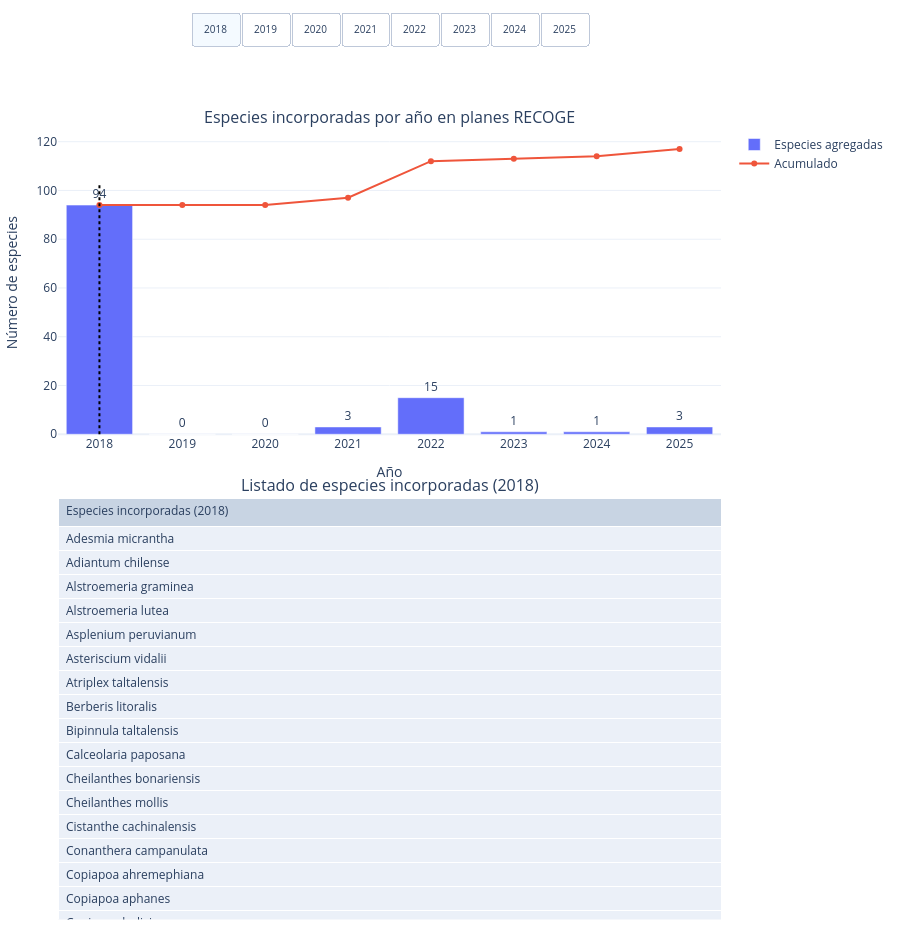

Notebook source saved alongside this figure:
### Code cell
import pandas as pd
import plotly.graph_objects as go
from plotly.subplots import make_subplots

# =========================================
# Datos ya construidos como en tu script
# df_base, resumen, anios
# =========================================

# número máximo de filas para homogenizar tablas
max_rows = max(
    max(len(x) for x in resumen["Especies"]),
    1
)

def tabla_especies(anio):
    especies = (
        resumen.loc[
            resumen["Año"]==anio,
            "Especies"
        ].iloc[0]
    )

    especies = sorted(especies)

    # rellenar para mismo largo
    especies = especies + [""]*(max_rows-len(especies))

    return especies


# =========================================
# Figura
# =========================================
fig = make_subplots(
    rows=2,
    cols=1,
    specs=[
      [{"type":"xy"}],
      [{"type":"table"}]
    ],
    row_heights=[0.42,0.58],
    vertical_spacing=0.08,
    subplot_titles=(
      "Especies incorporadas por año en planes RECOGE",
      f"Listado de especies incorporadas ({anios[0]})"
    )
)

# -----------------------------------------
# Panel superior
# -----------------------------------------
fig.add_trace(
    go.Bar(
        x=resumen["Año"],
        y=resumen["n_especies_agregadas"],
        text=resumen["n_especies_agregadas"],
        textposition="outside",
        name="Especies agregadas",
        hovertemplate=
        "<b>Año:</b> %{x}<br>"+
        "<b>Especies:</b> %{y}<extra></extra>"
    ),
    row=1,col=1
)

fig.add_trace(
    go.Scatter(
        x=resumen["Año"],
        y=resumen["acumulado"],
        mode="lines+markers",
        name="Acumulado",
        hovertemplate=
        "<b>Año:</b> %{x}<br>"+
        "<b>Acumulado:</b> %{y}<extra></extra>"
    ),
    row=1,col=1
)

# -----------------------------------------
# Tabla por año
# -----------------------------------------
for i,anio in enumerate(anios):

    especies = tabla_especies(anio)

    fig.add_trace(
        go.Table(
            visible=(i==0),
            header=dict(
                values=[
                    f"Especies incorporadas ({anio})"
                ],
                align="left"
            ),
            cells=dict(
                values=[especies],
                align="left",
                height=24
            )
        ),
        row=2,col=1
    )

# =========================================
# Botones
# =========================================
n_static=2
botones=[]

for i,anio in enumerate(anios):

    visibles=(
      [True]*n_static +
      [False]*len(anios)
    )

    visibles[n_static+i]=True

    n_sp=int(
      resumen.loc[
       resumen["Año"]==anio,
       "n_especies_agregadas"
      ].iloc[0]
    )

    botones.append(
      dict(
       label=str(anio),
       method="update",
       args=[
        {"visible":visibles},
        {
        #  "annotations":[
        #   dict(
        #    x=0,
        #    y=0.50,
        #    xref="paper",
        #    yref="paper",
        #    text=
        #    f"Especies incorporadas en {anio}: {n_sp}",
        #    showarrow=False,
        #    xanchor="left"
        #   )
        #  ],
         "shapes":[
          dict(
           type="line",
           x0=anio,
           x1=anio,
           y0=0,
           y1=max(
             resumen["n_especies_agregadas"]
           )*1.1,
           xref="x1",
           yref="y1",
           line=dict(
            color="black",
            dash="dot",
            width=2
           )
          )
         ]
        }
       ]
      )
    )

# =========================================
# Layout
# =========================================
anio0=anios[0]
n0=int(
 resumen.loc[
  resumen["Año"]==anio0,
  "n_especies_agregadas"
 ].iloc[0]
)

fig.update_layout(
    template="plotly_white",
    autosize=True,
    height=950,
    margin=dict(
      l=30,r=20,t=110,b=30
    ),
    hovermode="x unified",

    xaxis=dict(
      title="Año",
      tickmode="array",
      tickvals=anios
    ),

    yaxis=dict(
      title="Número de especies"
    ),

    updatemenus=[
      dict(
       type="buttons",
       direction="right",
       x=0.5,
       y=1.15,
       xanchor="center",
       showactive=True,
       font=dict(size=10),
       buttons=botones
      )
    ],

    # annotations=[
    #   dict(
    #    x=0,
    #    y=0.50,
    #    xref="paper",
    #    yref="paper",
    #    showarrow=False,
    #    xanchor="left"
    #   )
    # ],

    shapes=[
      dict(
       type="line",
       x0=anio0,
       x1=anio0,
       y0=0,
       y1=max(
         resumen["n_especies_agregadas"]
       )*1.1,
       xref="x1",
       yref="y1",
       line=dict(
         color="black",
         dash="dot",
         width=2
       )
      )
    ]
)

fig.show(config={"responsive":True})

### Figure 1 — Plotly figure (JSON) as saved in the notebook; plotly's stock layout.template omitted (floating-point values rounded to 4 significant figures)
{"data": [{"hovertemplate": "<b>Año:</b> %{x}<br><b>Especies:</b> %{y}<extra></extra>", "name": "Especies agregadas", "text": [94.0, 0.0, 0.0, 3.0, 15.0, 1.0, 1.0, 3.0], "textposition": "outside", "type": "bar", "x": [2018, 2019, 2020, 2021, 2022, 2023, 2024, 2025], "xaxis": "x", "y": [94, 0, 0, 3, 15, 1, 1, 3], "yaxis": "y"}, {"hovertemplate": "<b>Año:</b> %{x}<br><b>Acumulado:</b> %{y}<extra></extra>", "mode": "lines+markers", "name": "Acumulado", "type": "scatter", "x": [2018, 2019, 2020, 2021, 2022, 2023, 2024, 2025], "xaxis": "x", "y": [94, 94, 94, 97, 112, 113, 114, 117], "yaxis": "y"}, {"cells": {"align": "left", "height": 24, "values": [["Adesmia micrantha", "Adiantum chilense", "Alstroemeria graminea", "Alstroemeria lutea", "Asplenium peruvianum", "Asteriscium vidalii", "Atriplex taltalensis", "Berberis litoralis", "Bipinnula taltalensis", "Calceolaria paposana", "Cheilanthes bonariensis", "Cheilanthes mollis", "Cistanthe cachinalensis", "Conanthera campanulata", "Copiapoa ahremephiana", "Copiapoa aphanes", "Copiapoa boliviana", "Copiapoa cinerascens", "Copiapoa cinerea", "Copiapoa grandiflora", "Copiapoa humilis", "Copiapoa hypogaea", "Copiapoa krainziana", "Copiapoa laui", "Copiapoa longistaminea", "Copiapoa marginata", "Copiapoa montana", "Copiapoa rupestris", "Copiapoa serpentisulcata", "Copiapoa solaris", "Copiapoa taltalensis", "Croton chilensis", "Cumulopuntia sphaerica", "Cylindropuntia tunicata", "Cystopteris apiiformes (antes Cystopteris fragilis)", "Dalea azurea", "Deuterocohnia chrysantha", "Dicliptera paposana", "Echinopsis glauca", "Equisetum giganteum", "Eriosyce esmeraldana", "Eriosyce heinrichiana", "Eriosyce laui", "Eriosyce megacarpa", "Eriosyce occulta", "Eriosyce recondita", "Eriosyce rodentiophila", "Eulychnia aricensis", "Eulychnia breviflora", "Eulychnia iquiquensis", "Eulychnia morromorenoensis", "Eulychnia saint-pieana", "Griselinia carlomunozi", "Gutierrezia taltalensis", "Gypothamnium pinifolium", "Haageocereus australis", "Heliotropium taltalense", "Islaya iquiquensis", "Islaya islayensis", "Krameria cistoidea", "Lycium boerhaviaefolia", "Malesherbia tocopillana", "Monttea chilensis", "Myrcianthes coquimbensis", "Neoporteria occulta", "Nolana balsamiflua", "Nolana stenophylla", "Nothofagus alessandrii", "Oxalis caesia", "Oxyphyllum ulicinum", "Palaua concinna", "Pleopeltis macrocarpa", "Polypodium masafuerae (antes Pleopeltis masafuera)", "Prosopis alba", "Prosopis chilensis", "Prosopis tamarugo", "Puya boliviensis", "Pyrrhocactus eriosyzoides", "Pyrrhocactus paucicostatus (antes Neoporteria paucicostata)", "Pyrrhocactus taltalensis", "Rhodophiala laeta", "Rhodophiala pratensis", "Salvia tubiflora", "Senna paposana", "Suaeda multiflora", "Synammia espinosae", "Thelocephala odieri", "Tigridia philippiana", "Tillandsia geissei", "Tillandsia marconae", "Tillandsia tragophoba", "Trismeria trifoliata", "Tropaeolum beuthii", "Viola johnstonii"]]}, "domain": {"x": [0, 1], "y": [0, 0.5336]}, "header": {"align": "left", "values": ["Especies incorporadas (2018)"]}, "type": "table", "visible": true}, {"cells": {"align": "left", "height": 24, "values": [["", "", "", "", "", "", "", "", "", "", "", "", "", "", "", "", "", "", "", "", "", "", "", "", "", "", "", "", "", "", "", "", "", "", "", "", "", "", "", "", "", "", "", "", "", "", "", "", "", "", "", "", "", "", "", "", "", "", "", "", "", "", "", "", "", "", "", "", "", "", "", "", "", "", "", "", "", "", "", "", "", "", "", "", "", "", "", "", "", "", "", "", "", ""]]}, "domain": {"x": [0, 1], "y": [0, 0.5336]}, "header": {"align": "left", "values": ["Especies incorporadas (2019)"]}, "type": "table", "visible": false}, {"cells": {"align": "left", "height": 24, "values": [["", "", "", "", "", "", "", "", "", "", "", "", "", "", "", "", "", "", "", "", "", "", "", "", "", "", "", "", "", "", "", "", "", "", "", "", "", "", "", "", "", "", "", "", "", "", "", "", "", "", "", "", "", "", "", "", "", "", "", "", "", "", "", "", "", "", "", "", "", "", "", "", "", "", "", "", "", "", "", "", "", "", "", "", "", "", "", "", "", "", "", "", "", ""]]}, "domain": {"x": [0, 1], "y": [0, 0.5336]}, "header": {"align": "left", "values": ["Especies incorporadas (2020)"]}, "type": "table", "visible": false}, {"cells": {"align": "left", "height": 24, "values": [["Chinchilla chinchilla (Lichtenstein, 1829)", "Chloephaga rubidiceps", "Leontochir ovallei", "", "", "", "", "", "", "", "", "", "", "", "", "", "", "", "", "", "", "", "", "", "", "", "", "", "", "", "", "", "", "", "", "", "", "", "", "", "", "", "", "", "", "", "", "", "", "", "", "", "", "", "", "", "", "", "", "", "", "", "", "", "", "", "", "", "", "", "", "", "", "", "", "", "", "", "", "", "", "", "", "", "", "", "", "", "", "", "", "", "", ""]]}, "domain": {"x": [0, 1], "y": [0, 0.5336]}, "header": {"align": "left", "values": ["Especies incorporadas (2021)"]}, "type": "table", "visible": false}, {"cells": {"align": "left", "height": 24, "values": [["Anairetes fernandezianus", "Aphrastura masafuerae", "Ardenna creatopus", "Cinclodes oustaleti baeckstroemii", "Eulidia yarrellii", "Falco sparverius fernandensis", "Geranoaetus", "Hippocamelus bisulcus (Molina 1782)", "Hydrobates hornbyi", "Hydrobates markhami", "Oceanites gracilis", "Pristidactylus alvaroi", "Pristidactylus valeriae", "Pristidactylus volcanensis", "Sephanoides fernandensis", "", "", "", "", "", "", "", "", "", "", "", "", "", "", "", "", "", "", "", "", "", "", "", "", "", "", "", "", "", "", "", "", "", "", "", "", "", "", "", "", "", "", "", "", "", "", "", "", "", "", "", "", "", "", "", "", "", "", "", "", "", "", "", "", "", "", "", "", "", "", "", "", "", "", "", "", "", "", ""]]}, "domain": {"x": [0, 1], "y": [0, 0.5336]}, "header": {"align": "left", "values": ["Especies incorporadas (2022)"]}, "type": "table", "visible": false}, {"cells": {"align": "left", "height": 24, "values": [["Gomortega keule", "", "", "", "", "", "", "", "", "", "", "", "", "", "", "", "", "", "", "", "", "", "", "", "", "", "", "", "", "", "", "", "", "", "", "", "", "", "", "", "", "", "", "", "", "", "", "", "", "", "", "", "", "", "", "", "", "", "", "", "", "", "", "", "", "", "", "", "", "", "", "", "", "", "", "", "", "", "", "", "", "", "", "", "", "", "", "", "", "", "", "", "", ""]]}, "domain": {"x": [0, 1], "y": [0, 0.5336]}, "header": {"align": "left", "values": ["Especies incorporadas (2023)"]}, "type": "table", "visible": false}, {"cells": {"align": "left", "height": 24, "values": [["Spheniscus humboldti", "", "", "", "", "", "", "", "", "", "", "", "", "", "", "", "", "", "", "", "", "", "", "", "", "", "", "", "", "", "", "", "", "", "", "", "", "", "", "", "", "", "", "", "", "", "", "", "", "", "", "", "", "", "", "", "", "", "", "", "", "", "", "", "", "", "", "", "", "", "", "", "", "", "", "", "", "", "", "", "", "", "", "", "", "", "", "", "", "", "", "", "", ""]]}, "domain": {"x": [0, 1], "y": [0, 0.5336]}, "header": {"align": "left", "values": ["Especies incorporadas (2024)"]}, "type": "table", "visible": false}, {"cells": {"align": "left", "height": 24, "values": [["Lontra provocax", "Lycalopex fulvipes", "Sternula lorata", "", "", "", "", "", "", "", "", "", "", "", "", "", "", "", "", "", "", "", "", "", "", "", "", "", "", "", "", "", "", "", "", "", "", "", "", "", "", "", "", "", "", "", "", "", "", "", "", "", "", "", "", "", "", "", "", "", "", "", "", "", "", "", "", "", "", "", "", "", "", "", "", "", "", "", "", "", "", "", "", "", "", "", "", "", "", "", "", "", "", ""]]}, "domain": {"x": [0, 1], "y": [0, 0.5336]}, "header": {"align": "left", "values": ["Especies incorporadas (2025)"]}, "type": "table", "visible": false}], "layout": {"annotations": [{"font": {"size": 16}, "showarrow": false, "text": "Especies incorporadas por año en planes RECOGE", "x": 0.5, "xanchor": "center", "xref": "paper", "y": 1, "yanchor": "bottom", "yref": "paper"}, {"font": {"size": 16}, "showarrow": false, "text": "Listado de especies incorporadas (2018)", "x": 0.5, "xanchor": "center", "xref": "paper", "y": 0.5336, "yanchor": "bottom", "yref": "paper"}], "autosize": true, "height": 950, "hovermode": "x unified", "margin": {"b": 30, "l": 30, "r": 20, "t": 110}, "shapes": [{"line": {"color": "black", "dash": "dot", "width": 2}, "type": "line", "x0": 2018, "x1": 2018, "xref": "x", "y0": 0, "y1": 103.4, "yref": "y"}], "updatemenus": [{"buttons": [{"args": [{"visible": [true, true, true, false, false, false, false, false, false, false]}, {"shapes": [{"line": {"color": "black", "dash": "dot", "width": 2}, "type": "line", "x0": 2018, "x1": 2018, "xref": "x1", "y0": 0, "y1": 103.4, "yref": "y1"}]}], "label": "2018", "method": "update"}, {"args": [{"visible": [true, true, false, true, false, false, false, false, false, false]}, {"shapes": [{"line": {"color": "black", "dash": "dot", "width": 2}, "type": "line", "x0": 2019, "x1": 2019, "xref": "x1", "y0": 0, "y1": 103.4, "yref": "y1"}]}], "label": "2019", "method": "update"}, {"args": [{"visible": [true, true, false, false, true, false, false, false, false, false]}, {"shapes": [{"line": {"color": "black", "dash": "dot", "width": 2}, "type": "line", "x0": 2020, "x1": 2020, "xref": "x1", "y0": 0, "y1": 103.4, "yref": "y1"}]}], "label": "2020", "method": "update"}, {"args": [{"visible": [true, true, false, false, false, true, false, false, false, false]}, {"shapes": [{"line": {"color": "black", "dash": "dot", "width": 2}, "type": "line", "x0": 2021, "x1": 2021, "xref": "x1", "y0": 0, "y1": 103.4, "yref": "y1"}]}], "label": "2021", "method": "update"}, {"args": [{"visible": [true, true, false, false, false, false, true, false, false, false]}, {"shapes": [{"line": {"color": "black", "dash": "dot", "width": 2}, "type": "line", "x0": 2022, "x1": 2022, "xref": "x1", "y0": 0, "y1": 103.4, "yref": "y1"}]}], "label": "2022", "method": "update"}, {"args": [{"visible": [true, true, false, false, false, false, false, true, false, false]}, {"shapes": [{"line": {"color": "black", "dash": "dot", "width": 2}, "type": "line", "x0": 2023, "x1": 2023, "xref": "x1", "y0": 0, "y1": 103.4, "yref": "y1"}]}], "label": "2023", "method": "update"}, {"args": [{"visible": [true, true, false, false, false, false, false, false, true, false]}, {"shapes": [{"line": {"color": "black", "dash": "dot", "width": 2}, "type": "line", "x0": 2024, "x1": 2024, "xref": "x1", "y0": 0, "y1": 103.4, "yref": "y1"}]}], "label": "2024", "method": "update"}, {"args": [{"visible": [true, true, false, false, false, false, false, false, false, true]}, {"shapes": [{"line": {"color": "black", "dash": "dot", "width": 2}, "type": "line", "x0": 2025, "x1": 2025, "xref": "x1", "y0": 0, "y1": 103.4, "yref": "y1"}]}], "label": "2025", "method": "update"}], "direction": "right", "font": {"size": 10}, "showactive": true, "type": "buttons", "x": 0.5, "xanchor": "center", "y": 1.15}], "xaxis": {"anchor": "y", "domain": [0, 1], "tickmode": "array", "tickvals": [2018, 2019, 2020, 2021, 2022, 2023, 2024, 2025], "title": {"text": "Año"}}, "yaxis": {"anchor": "x", "domain": [0.6136, 1], "title": {"text": "Número de especies"}}}}
